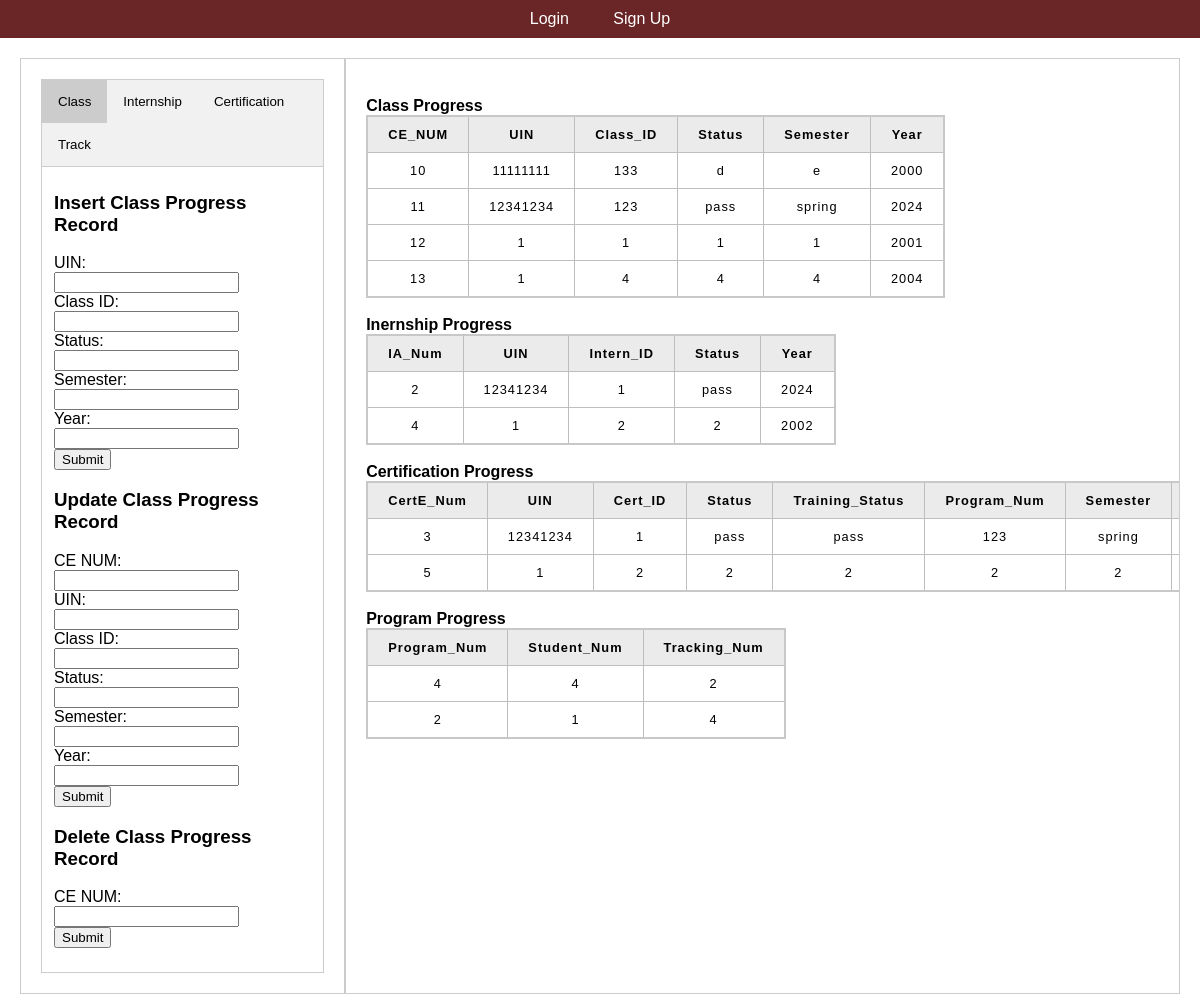
Page /admin_programprogress.php on the committed database.
### tables this page shows
CREATE TABLE `class_enrollment` (
  `CE_NUM` int(11) NOT NULL,
  `UIN` int(11) NOT NULL,
  `Class_ID` int(11) NOT NULL,
  `Status` varchar(128) NOT NULL,
  `Semester` varchar(128) NOT NULL,
  `Year` year(4) NOT NULL
);

CREATE TABLE `intern_app` (
  `IA_Num` int(11) NOT NULL,
  `UIN` int(11) NOT NULL,
  `Intern_ID` int(11) NOT NULL,
  `Status` varchar(128) NOT NULL,
  `Year` year(4) NOT NULL
);

CREATE TABLE `cert_enrollment` (
  `CertE_Num` int(11) NOT NULL,
  `UIN` int(11) NOT NULL,
  `Cert_ID` int(11) NOT NULL,
  `Status` varchar(128) NOT NULL,
  `Training_Status` varchar(128) NOT NULL,
  `Program_Num` int(11) NOT NULL,
  `Semester` varchar(128) NOT NULL,
  `Year` year(4) NOT NULL
);

CREATE TABLE `track` (
  `Program_Num` int(11) NOT NULL,
  `Student_Num` int(11) NOT NULL,
  `Tracking_Num` int(11) NOT NULL
);

### includes/general_functions.inc.php (the view, shortened to what this page needs)
<?php
function displayTable($conn, $query, $fields) {
  echo '<table><tr>';
  foreach ($fields as $value) {
    echo'<th>'.$value.'</th>';
  }
  echo '</tr>';
  if ($result = $conn->query($query)) {
    while ($row = $result->fetch_assoc()) {
      echo '<tr>';
      foreach ($fields as $value) {
        echo'<td>'.$row[$value].'</td>';
      }
      echo '</tr>';
    }
  }
  echo '</table>';
}

### header.php (shortened to what this page needs)
<!DOCTYPE html>
<html lang="en">
<head>
  <link href="style.php" rel="stylesheet">
</head>
<body>
	<nav>
		<ul class = "navbar">
			<?php
				if(isset($_SESSION["userid"])) {
					if($_SESSION["userPerm"] === "Admin"){
						echo "<h2>Admin Page</h2>
							<p class = 'loggedin'>Logged in as: {$_SESSION['userName']} {$_SESSION['userLast']}<br> UIN: {$_SESSION['userid']}</p>
							<li><a href='adminuser.php'>User Authentication and Roles</a></li>
							<li><a href='program_info_manager.php'>Program Information Management</a></li>
							<li><a href='admin_programprogress.php'>Program Progress Tracking</a></li>
							<li><a href='eventmanager.php'>Event management</a></li>";
					}
					else if($_SESSION["userPerm"] === "Student"){
						echo "<h2>Student Page</h2>
						    <p class = 'loggedin'>Logged in as: {$_SESSION['userName']} {$_SESSION['userLast']}<br> UIN: {$_SESSION['userid']}</p>
							<li><a href='studentuser.php'>User Authentication and Roles</a></li>
							<li><a href='app_info_manager.php'>Application Information Management</a></li>
							<li><a href='student_programprogress.php'>Program Progress Tracking</a></li>
							<li><a href='docmanager.php'>Document Upload and Management</a></li>";
					}
					echo "<li>
							<form method='post'>
								<button type='submit' name='button1'>Sign Out</button>
							</form>
						  </li>";
				}
				else{
					echo "<li><a href = 'login.php'>Login</a></li>
						  <li><a href = 'signup.php'>Sign Up</a></li>";
				}
			?>
		</ul>

### admin_programprogress.php (shortened to what this page needs)
<?php
  include_once 'header.php';
  include_once 'includes/dbh.inc.php';
  include_once 'includes/general_functions.inc.php';
?>
<div class="container">
  <div class="column1">
    <div class="tab">
      <button class="tablinks" onclick="openProgress(event, 'class')" id="defaultOpen">Class</button>
      <button class="tablinks" onclick="openProgress(event, 'internship')">Internship</button>
      <button class="tablinks" onclick="openProgress(event, 'certification')">Certification</button>
      <button class="tablinks" onclick="openProgress(event, 'track')">Track</button>
    </div>
    <div id="class" class="tabcontent">
      <h3>Insert Class Progress Record</h3>
      <form action="includes/programprogress_admin.inc.php" method="post">
        <label for="uin">UIN: </label><br>
        <input type="text" id="uin" name="uin"><br>
        <label for="class_id">Class ID: </label><br>
        <input type="text" id="class_id" name="class_id"><br>
        <label for="status">Status: </label><br>
        <input type="text" id="status" name="status"><br>
        <label for="semester">Semester: </label><br>
        <input type="text" id="semester" name="semester"><br>
        <label for="year">Year: </label><br>
        <input type="text" id="year" name="year"><br>
        <button type="insert_class" name="insert_class">Submit</button>
      </form>
      <h3>Update Class Progress Record</h3>
      <form action="includes/programprogress_admin.inc.php" method="post">
        <label for="CE_NUM">CE NUM: </label><br>
        <input type="text" id="CE_NUM" name="CE_NUM"><br>
        <label for="uin">UIN: </label><br>
        <input type="text" id="uin" name="uin"><br>
        <label for="class_id">Class ID: </label><br>
        <input type="text" id="class_id" name="class_id"><br>
        <label for="status">Status: </label><br>
        <input type="text" id="status" name="status"><br>
        <label for="semester">Semester: </label><br>
        <input type="text" id="semester" name="semester"><br>
        <label for="year">Year: </label><br>
        <input type="text" id="year" name="year"><br>
        <button type="update_class" name="update_class">Submit</button>
      </form>
      <h3>Delete Class Progress Record</h3>
      <form action="includes/programprogress_admin.inc.php" method="post">
        <label for="CE_NUM">CE NUM: </label><br>
        <input type="text" id="CE_NUM" name="CE_NUM"><br>
        <button type="delete_class" name="delete_class">Submit</button>
      </form>
      <br>
    </div>
  </div>
  <div class="column2">
    <?php
      $query = "SELECT * FROM class_enrollment;";
      $fields = array('CE_NUM','UIN','Class_ID','Status','Semester','Year');
      echo "<br><b>Class Progress</b>";
      displayTable($conn, $query, $fields);
      $query = "SELECT * FROM intern_app;";
      $fields = array('IA_Num','UIN','Intern_ID','Status','Year');
      echo "<br><b>Inernship Progress</b>";
      displayTable($conn, $query, $fields);
      $query = "SELECT * FROM cert_enrollment;";
      $fields = array('CertE_Num','UIN','Cert_ID','Status','Training_Status','Program_Num','Semester','Year');
      echo "<br><b>Certification Progress</b>";
      displayTable($conn, $query, $fields);
      $query = "SELECT * FROM track;";
      $fields = array('Program_Num','Student_Num','Tracking_Num');
      echo "<br><b>Program Progress</b>";
      displayTable($conn, $query, $fields);
    ?>
  </div>
</div>
</body>
</html>

### rows in the picture
class_enrollment: CE_NUM "10", UIN "11111111", Class_ID "133", Status "d", Semester "e", Year "2000"
class_enrollment: CE_NUM "11", UIN "12341234", Class_ID "123", Status "pass", Semester "spring", Year "2024"
class_enrollment: CE_NUM "12", UIN "1", Class_ID "1", Status "1", Semester "1", Year "2001"
class_enrollment: CE_NUM "13", UIN "1", Class_ID "4", Status "4", Semester "4", Year "2004"
intern_app: IA_Num "2", UIN "12341234", Intern_ID "1", Status "pass", Year "2024"
intern_app: IA_Num "4", UIN "1", Intern_ID "2", Status "2", Year "2002"
cert_enrollment: CertE_Num "3", UIN "12341234", Cert_ID "1", Status "pass", Training_Status "pass", Program_Num "123", Semester "spring"
cert_enrollment: CertE_Num "5", UIN "1", Cert_ID "2", Status "2", Training_Status "2", Program_Num "2", Semester "2"
track: Program_Num "4", Student_Num "4", Tracking_Num "2"
track: Program_Num "2", Student_Num "1", Tracking_Num "4"

### other values in the picture
$value "CE_NUM"
$value "UIN"
$value "Class_ID"
$value "Status"
$value "Semester"
$value "Year"
$value "IA_Num"
$value "Intern_ID"
$value "CertE_Num"
$value "Cert_ID"
$value "Training_Status"
$value "Program_Num"
$value "Student_Num"
$value "Tracking_Num"
